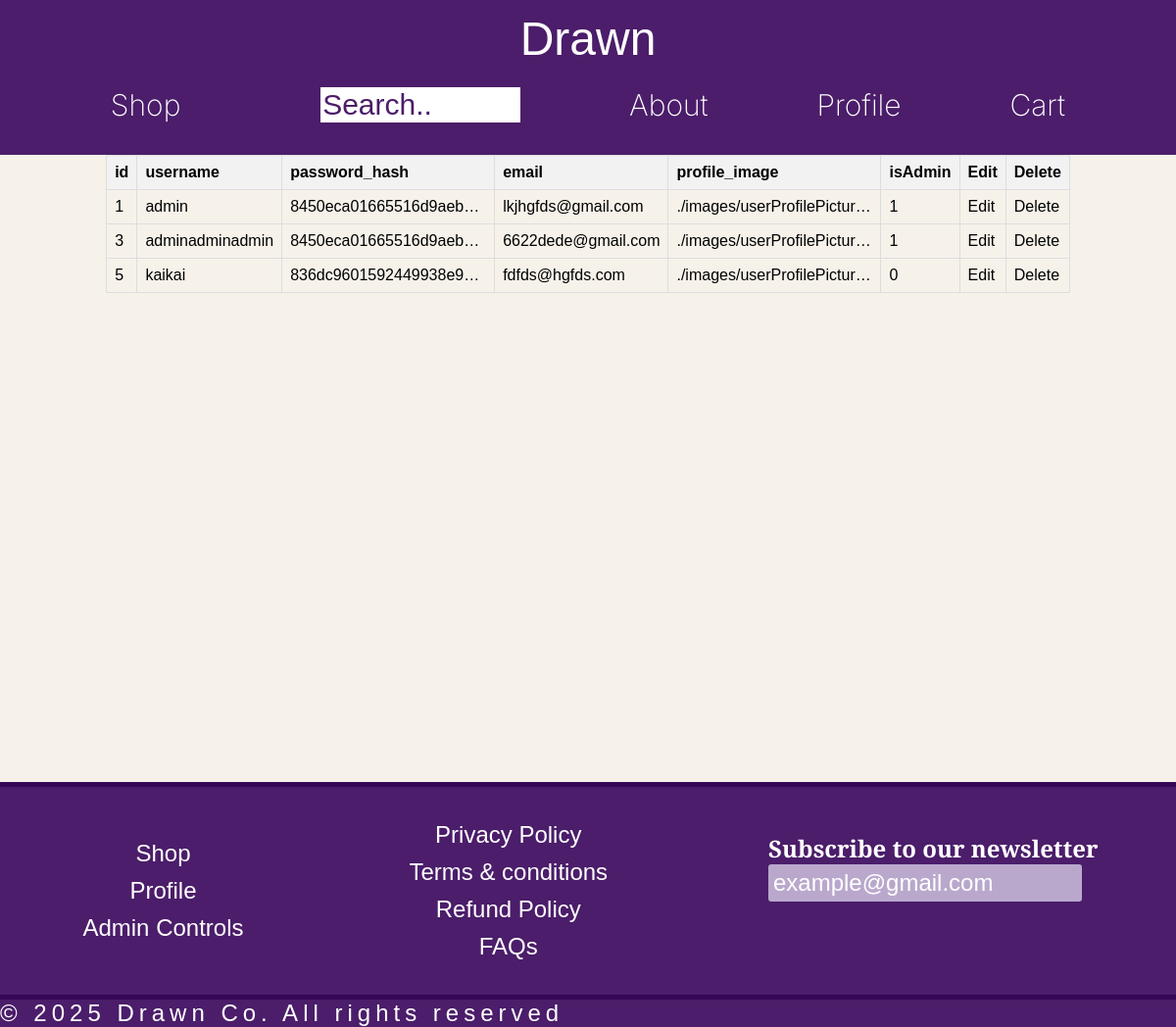
/admin.php (signed in), run on the app's committed database.
### tables this page shows
CREATE TABLE `users` (
  `id` bigint UNSIGNED NOT NULL,
  `username` varchar(50) NOT NULL,
  `password_hash` varchar(255) NOT NULL,
  `email` varchar(255) NOT NULL,
  `profile_image` varchar(255) DEFAULT './images/userProfilePictures/default.jpg',
  `isAdmin` tinyint(1) NOT NULL DEFAULT '0'
);

### database.php (called while the page is built, shortened)
<?php
class database
{
    private $host = "localhost";
    private $user = "root";
    private $pass = "mysql";
    private $dbname = "project";
    public function __construct() {
        $this->conn = mysqli_connect($this->host, $this->user, $this->pass, $this->dbname);
    }
}

### crud.php (called while the page is built, shortened)
<?php
require_once "database.php";
class crud extends database
{
    public function read($query)
    {
        $result = $this->conn->query($query);
        if ($result && $result->num_rows > 0) {
            return $result->fetch_all(MYSQLI_ASSOC);
        }
        return false;
    }
    public function escape($string)
    {
        return $this->conn->real_escape_string($string);
    }
}

### admin.php (the view, shortened to what this page needs)
<?php
include './templates/header.php';
?>
<main id="adminPage">
    <?php
    require 'crud.php';
    $crud = new crud();
    if (!isset($_SESSION['username']))
    {
        header('Location: ./login.php');
    }
    else
    {
        $sql = "SELECT isAdmin FROM users WHERE username = '"  . $crud->escape($_SESSION['username']) . "'";
        $response = $crud->read($sql);
        if($response && $response[0]['isAdmin'] == 1)
        {
            $userDataSQL = "SELECT * FROM users";
            $userData = $crud->read($userDataSQL);
            echo "<table>";
            echo "<tr>";
            foreach (array_keys($userData[0]) as $header) {
                echo "<th>$header</th>";
            }
            echo "<th>Edit</th>";
            echo "<th>Delete</th>";
            echo "</tr>";
            foreach ($userData as $row) {
                echo "<tr>";
                foreach ($row as $cell) {
                    echo "<td>$cell</td>";
                }
                echo "<td><a href='admin.php?mode=edit&userID=" . $row['id'] . "'>Edit</a></td>";
                echo "<td><a href='admin.php?mode=delete&userID=" . $row['id'] . "'>Delete</a></td>";
                echo "</tr>";
            }
            echo "</table>";
        }
        else
        {
            header('Location: ./login.php');
        }
    }
    ?>
</main>
<?php
include './templates/footer.php';
?>

### css/styles.css (style rules this page uses)
html { scroll-behavior: smooth; font-family: 'Inter', sans-serif; font-weight: 200; }
body { background-color: #4B1D6A; padding: 0; margin: 0; }
main { min-height: 80vh; background-color: #F6F2EA; display: flex; flex-direction: column; align-items: center; text-align: center; padding: 0 10%; box-sizing: border-box; }
table { border-collapse: collapse; width: 100%; font-family: Arial, sans-serif; }
th, td { border: 1px solid #dddddd; padding: 8px; text-align: left; max-width: 200px; overflow: hidden; white-space: nowrap; text-overflow: ellipsis; }
th { background-color: #f2f2f2; }
td a { text-decoration: none; color: black; }

### data on the page
users: cell "1", username "admin", password_hash "8450eca01665516d9aeb…", email "lkjhgfds@gmail.com", profile_image "./images/userProfilePictur…"
users: id "3", username "adminadminadmin", password_hash "8450eca01665516d9aeb…", email "6622dede@gmail.com", profile_image "./images/userProfilePictur…", isAdmin "1"
users: id "5", username "kaikai", password_hash "836dc9601592449938e9…", email "fdfds@hgfds.com", profile_image "./images/userProfilePictur…", isAdmin "0"

### other printed values
$header "id"
$header "username"
$header "password_hash"
$header "email"
$header "profile_image"
$header "isAdmin"
